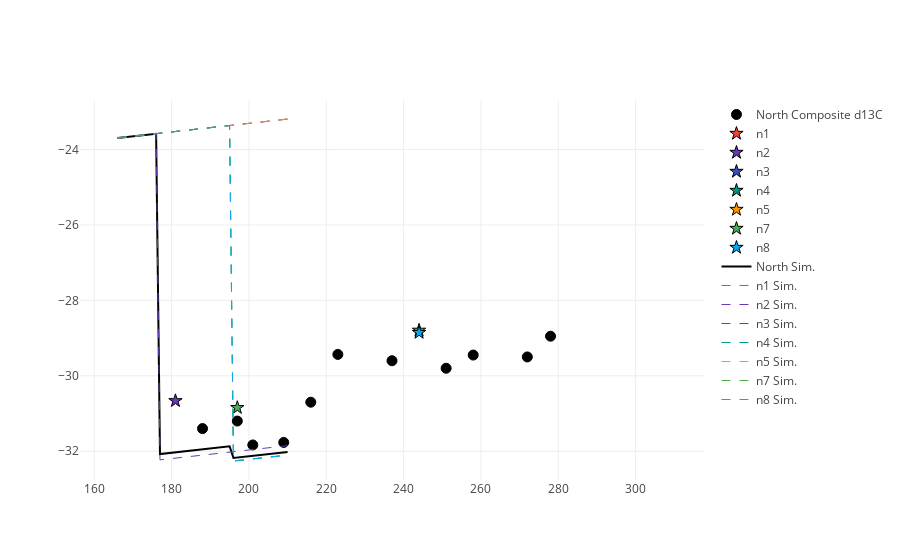

The cell this chart's notebook holds for it:
### Code cell
%matplotlib inline
import plotlycred
figname = 'Soils' + variable + transect + '.png'

online = False
if online:
    # fig = py.iplot(data) 
    fig = go.Figure(data=data) # , layout=layout)
    py.image.save_as(fig, filename=figname)
else:
    iplot(data)

### Figure 1 — Plotly figure (JSON) as saved in the notebook; plotly's stock layout.template omitted (floating-point values rounded to 4 significant figures; data arrays with more than 128 entries replaced by an {"elided": "..."} marker saying what was removed)
{"data": [{"marker": {"color": "black", "line": {"color": "black", "width": 1}, "size": 10, "symbol": "circle"}, "mode": "markers", "name": "North Composite d13C", "type": "scatter", "x": {"elided": "135 int values"}, "y": {"elided": "135 float values"}}, {"marker": {"color": "#F44336", "line": {"color": "black", "width": 1}, "size": 10, "symbol": "star"}, "mode": "markers", "name": "n1", "type": "scatter", "x": {"elided": "135 int values"}, "y": {"elided": "135 null values"}}, {"marker": {"color": "#673AB7", "line": {"color": "black", "width": 1}, "size": 10, "symbol": "star"}, "mode": "markers", "name": "n2", "type": "scatter", "x": {"elided": "135 int values"}, "y": {"elided": "135 float values"}}, {"marker": {"color": "#3F51B5", "line": {"color": "black", "width": 1}, "size": 10, "symbol": "star"}, "mode": "markers", "name": "n3", "type": "scatter", "x": {"elided": "135 int values"}, "y": {"elided": "135 null values"}}, {"marker": {"color": "#009688", "line": {"color": "black", "width": 1}, "size": 10, "symbol": "star"}, "mode": "markers", "name": "n4", "type": "scatter", "x": {"elided": "135 int values"}, "y": {"elided": "135 null values"}}, {"marker": {"color": "#FF9800", "line": {"color": "black", "width": 1}, "size": 10, "symbol": "star"}, "mode": "markers", "name": "n5", "type": "scatter", "x": {"elided": "135 int values"}, "y": {"elided": "135 null values"}}, {"marker": {"color": "#4CAF50", "line": {"color": "black", "width": 1}, "size": 10, "symbol": "star"}, "mode": "markers", "name": "n7", "type": "scatter", "x": {"elided": "135 int values"}, "y": {"elided": "135 float values"}}, {"marker": {"color": "#03A9F4", "line": {"color": "black", "width": 1}, "size": 10, "symbol": "star"}, "mode": "markers", "name": "n8", "type": "scatter", "x": {"elided": "135 int values"}, "y": {"elided": "135 float values"}}, {"marker": {"color": "black"}, "mode": "lines", "name": "North Sim.", "type": "scatter", "x": [166, 167, 168, 169, 170, 171, 172, 173, 174, 175, 176, 177, 178, 179, 180, 181, 182, 183, 184, 185, 186, 187, 188, 189, 190, 191, 192, 193, 194, 195, 196, 197, 198, 199, 200, 201, 202, 203, 204, 205, 206, 207, 208, 209, 210], "y": [-23.69, -23.68, -23.67, -23.66, -23.65, -23.64, -23.63, -23.62, -23.61, -23.6, -23.58, -32.08, -32.06, -32.05, -32.04, -32.03, -32.02, -32.01, -31.99, -31.98, -31.97, -31.96, -31.95, -31.93, -31.92, -31.91, -31.9, -31.89, -31.88, -31.87, -32.18, -32.17, -32.16, -32.14, -32.13, -32.12, -32.11, -32.1, -32.08, -32.08, -32.07, -32.05, -32.04, -32.03, -32.02]}, {"line": {"color": "#F44336", "dash": "dash", "width": 1}, "name": "n1 Sim.", "type": "scatter", "x": [166, 167, 168, 169, 170, 171, 172, 173, 174, 175, 176, 177, 178, 179, 180, 181, 182, 183, 184, 185, 186, 187, 188, 189, 190, 191, 192, 193, 194, 195, 196, 197, 198, 199, 200, 201, 202, 203, 204, 205, 206, 207, 208, 209, 210], "y": [-23.69, -23.68, -23.67, -23.66, -23.65, -23.64, -23.63, -23.62, -23.61, -23.6, -23.59, -23.57, -23.56, -23.55, -23.54, -23.53, -23.52, -23.5, -23.49, -23.48, -23.47, -23.46, -23.44, -23.43, -23.42, -23.41, -23.4, -23.39, -23.38, -23.37, -23.35, -23.34, -23.33, -23.32, -23.31, -23.29, -23.28, -23.27, -23.26, -23.25, -23.24, -23.23, -23.22, -23.2, -23.19]}, {"line": {"color": "#673AB7", "dash": "dash", "width": 1}, "name": "n2 Sim.", "type": "scatter", "x": [166, 167, 168, 169, 170, 171, 172, 173, 174, 175, 176, 177, 178, 179, 180, 181, 182, 183, 184, 185, 186, 187, 188, 189, 190, 191, 192, 193, 194, 195, 196, 197, 198, 199, 200, 201, 202, 203, 204, 205, 206, 207, 208, 209, 210], "y": [-23.69, -23.68, -23.67, -23.66, -23.65, -23.64, -23.63, -23.62, -23.61, -23.59, -23.58, -32.23, -32.22, -32.21, -32.19, -32.18, -32.17, -32.16, -32.15, -32.14, -32.12, -32.11, -32.1, -32.09, -32.08, -32.06, -32.05, -32.04, -32.03, -32.02, -32.01, -32.0, -31.99, -31.97, -31.96, -31.95, -31.94, -31.93, -31.92, -31.91, -31.9, -31.89, -31.87, -31.86, -31.85]}, {"line": {"color": "#3F51B5", "dash": "dash", "width": 1}, "name": "n3 Sim.", "type": "scatter", "x": [166, 167, 168, 169, 170, 171, 172, 173, 174, 175, 176, 177, 178, 179, 180, 181, 182, 183, 184, 185, 186, 187, 188, 189, 190, 191, 192, 193, 194, 195, 196, 197, 198, 199, 200, 201, 202, 203, 204, 205, 206, 207, 208, 209, 210], "y": [-23.69, -23.68, -23.67, -23.66, -23.65, -23.64, -23.63, -23.62, -23.61, -23.6, -23.59, -23.57, -23.56, -23.55, -23.54, -23.53, -23.52, -23.5, -23.49, -23.48, -23.47, -23.46, -23.44, -23.43, -23.42, -23.41, -23.4, -23.39, -23.38, -23.37, -23.35, -23.34, -23.33, -23.32, -23.31, -23.29, -23.28, -23.27, -23.26, -23.25, -23.24, -23.23, -23.22, -23.21, -23.19]}, {"line": {"color": "#009688", "dash": "dash", "width": 1}, "name": "n4 Sim.", "type": "scatter", "x": [166, 167, 168, 169, 170, 171, 172, 173, 174, 175, 176, 177, 178, 179, 180, 181, 182, 183, 184, 185, 186, 187, 188, 189, 190, 191, 192, 193, 194, 195, 196, 197, 198, 199, 200, 201, 202, 203, 204, 205, 206, 207, 208, 209, 210], "y": [-23.69, -23.68, -23.67, -23.66, -23.65, -23.64, -23.63, -23.62, -23.61, -23.59, -23.58, -23.57, -23.56, -23.55, -23.54, -23.53, -23.51, -23.5, -23.49, -23.48, -23.47, -23.45, -23.44, -23.43, -23.42, -23.41, -23.4, -23.38, -23.37, -23.36, -32.26, -32.25, -32.24, -32.22, -32.21, -32.2, -32.19, -32.18, -32.17, -32.16, -32.15, -32.14, -32.12, -32.11, -32.1]}, {"line": {"color": "#FF9800", "dash": "dash", "width": 1}, "name": "n5 Sim.", "type": "scatter", "x": [166, 167, 168, 169, 170, 171, 172, 173, 174, 175, 176, 177, 178, 179, 180, 181, 182, 183, 184, 185, 186, 187, 188, 189, 190, 191, 192, 193, 194, 195, 196, 197, 198, 199, 200, 201, 202, 203, 204, 205, 206, 207, 208, 209, 210], "y": [-23.69, -23.68, -23.67, -23.66, -23.65, -23.64, -23.63, -23.62, -23.61, -23.6, -23.59, -23.57, -23.56, -23.55, -23.54, -23.53, -23.51, -23.5, -23.49, -23.48, -23.47, -23.46, -23.44, -23.43, -23.42, -23.41, -23.4, -23.39, -23.38, -23.36, -23.35, -23.34, -23.33, -23.32, -23.31, -23.29, -23.28, -23.27, -23.26, -23.25, -23.24, -23.23, -23.21, -23.2, -23.19]}, {"line": {"color": "#4CAF50", "dash": "dash", "width": 1}, "name": "n7 Sim.", "type": "scatter", "x": [166, 167, 168, 169, 170, 171, 172, 173, 174, 175, 176, 177, 178, 179, 180, 181, 182, 183, 184, 185, 186, 187, 188, 189, 190, 191, 192, 193, 194, 195, 196, 197, 198, 199, 200, 201, 202, 203, 204, 205, 206, 207, 208, 209, 210], "y": [-23.69, -23.68, -23.67, -23.66, -23.65, -23.64, -23.63, -23.62, -23.61, -23.59, -23.58, -23.57, -23.56, -23.55, -23.54, -23.53, -23.51, -23.5, -23.49, -23.48, -23.47, -23.45, -23.44, -23.43, -23.42, -23.41, -23.4, -23.38, -23.37, -23.36, -32.26, -32.25, -32.24, -32.22, -32.21, -32.2, -32.19, -32.18, -32.17, -32.16, -32.15, -32.14, -32.12, -32.11, -32.1]}, {"line": {"color": "#03A9F4", "dash": "dash", "width": 1}, "name": "n8 Sim.", "type": "scatter", "x": [166, 167, 168, 169, 170, 171, 172, 173, 174, 175, 176, 177, 178, 179, 180, 181, 182, 183, 184, 185, 186, 187, 188, 189, 190, 191, 192, 193, 194, 195, 196, 197, 198, 199, 200, 201, 202, 203, 204, 205, 206, 207, 208, 209, 210], "y": [-23.69, -23.68, -23.67, -23.66, -23.65, -23.64, -23.63, -23.62, -23.61, -23.59, -23.58, -23.57, -23.56, -23.55, -23.54, -23.53, -23.51, -23.5, -23.49, -23.48, -23.47, -23.45, -23.44, -23.43, -23.42, -23.41, -23.4, -23.38, -23.37, -23.36, -32.26, -32.25, -32.24, -32.22, -32.21, -32.2, -32.19, -32.18, -32.17, -32.16, -32.15, -32.14, -32.12, -32.11, -32.1]}], "layout": {}}
